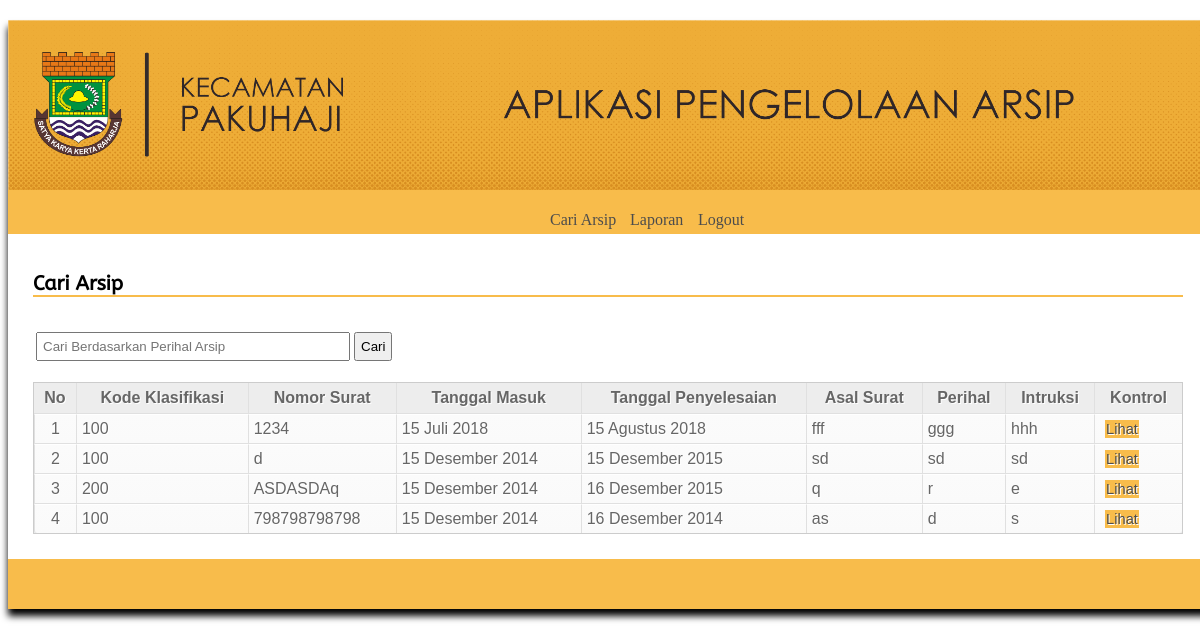
Screenshot of /media.php?module=carijudul (signed in) with the database file from the repository.
### tables this page shows
CREATE TABLE `arsip` (
  `id` int(3) NOT NULL,
  `kode` varchar(6) NOT NULL,
  `nosurat` varchar(30) NOT NULL,
  `tglmsk` date NOT NULL,
  `tglslsai` date NOT NULL,
  `asal` varchar(50) NOT NULL,
  `perihal` varchar(50) NOT NULL,
  `intruksi` varchar(50) NOT NULL,
  `keterangan` varchar(50) NOT NULL,
  `file` varchar(100) NOT NULL
);

### config/fungsi_indotgl.php (called while the page is built, shortened)
<?php
	function tgl_indo($tgl){
			$tanggal = substr($tgl,8,2);
			$bulan = getBulan(substr($tgl,5,2));
			$tahun = substr($tgl,0,4);
			return $tanggal.' '.$bulan.' '.$tahun;
	}
	function getBulan($bln){
				switch ($bln){
					case 7:
						return "Juli";
						break;
					case 8:
						return "Agustus";
						break;
					case 12:
						return "Desember";
						break;
				}
			}
?>

### modul/cari/carijudul.php (the view, shortened to what this page needs)
<?php
switch($_GET[act]){
	default:
echo"<form action='' method='POST'>
	<h1 class='head'>Cari Arsip</h1>
	<table class='tabelform'>
	<tr>
	<td><input class='input' name='cari' type='text' placeholder='Cari Berdasarkan Perihal Arsip'></td>&nbsp&nbsp
	<td><input type=submit value=Cari name='submit'></td>
	</tr>
	</table>";
	$input_cari = $_POST[cari];
	$cari = $_POST[submit];
	if($cari){
	if($input_cari != "") {
    $sql = mysql_query("select * from arsip where perihal like '%$input_cari%'") or die (mysql_error());
    } else {
    $sql = mysql_query("select * from arsip") or die (mysql_error());
    }
    } else {
    $sql = mysql_query("select * from arsip order by tglmsk DESC") or die (mysql_error());
    }
 $no=1;
 echo"</br><table class='tablestyle' cellspacing='0'>
	<thead>
  <tr>
    <th>No</th>
    <th>Kode Klasifikasi</th>
    <th>Nomor Surat</th>
	<th>Tanggal Masuk</th>
	<th>Tanggal Penyelesaian</th>
	<th>Asal Surat</th>
	<th>Perihal</th>
	<th>Intruksi</th>
	<th>Kontrol</th>
  </thead>
  </tr>";
    $cek = mysql_num_rows($sql);
   if($cek < 1) {
     echo"<tr><td colspan='8' align='center'>Data Tidak Ditemukan</td></tr>";
  }else{
   while ($b = mysql_fetch_array($sql)){
echo"
<tr>
  	<td>$no</td>
	<td>$b[kode]</td>
	</td>
	<td>$b[nosurat]</td>
	<td>".tgl_indo($b['tglmsk'])."</td>
	<td>".tgl_indo($b['tglslsai'])."</td>
	<td>$b[asal]</td>
	<td>$b[perihal]</td>
	<td>$b[intruksi]</td>
  <td>
	<span><a class='tombol kontrol hvrwarna' href='?module=carijudul&act=lihat&id=$b[nosurat]'>Lihat</a></span>
	</td>
	</tr>";
	$no++;
}} echo"</table></form>";
		break;
	}
	?>

### css/style.css (style rules this page uses)
body { background: url(../gambarku.jpg) no-repeat fixed; -webkit-background-size: 100% 100%; -moz-background-size: 100% 100%; -o-background-size: 100% 100%; background-size: 100% 100%; }
.tombol { background:#F8BC4B; color:#4c4c4c; padding:5px 10px; text-decoration:none; font-family:sans-serif; font-size:11pt; }
.input { width :300px; }
.head { font-family: 'ABeeZee-Regular'; font-size:20px; border-bottom:2px solid #F8BC4B; padding:0px; padding-left: 0px; color:#000000 ; }
.tabelform td { font-family: 'alef.regular'; font-size:13px; }
.tabelform input { color:#000000; padding:5px; }
.kontrol { padding: 1px; background: #F8BC4B; color: #4c4c4c; font-size:11pt; margin: 5px; }
.tablestyle { font-family: Arial, Helvetica, sans-serif; color: #666; width: 100%; text-shadow: 1px 1px 0px #fff; background: #eaebec; border: #ccc 1px solid; }
.tablestyle th { padding: 6px; text-align: center; border-left:1px solid #e0e0e0; border-bottom: 1px solid #e0e0e0; background: #ededed; }
.tablestyle th:first-child { border-left:none; }
.tablestyle td:first-child { text-align: center; }
.tablestyle td { padding: 5px; border-top: 1px solid #ffffff; border-bottom: 1px solid #e0e0e0; border-left: 1px solid #e0e0e0; background: #fafafa; background: -webkit-gradient(linear, left top, left bottom, from(#fbfbfb), to(#fafafa)); background: -moz-linear-gradient(top, #fbfbfb, #fafafa); }
.tablestyle tr:last-child td { border-bottom: 3px; }
.tablestyle tr:last-child td:first-child { -moz-border-radius-bottomleft: 3px; -webkit-border-bottom-left-radius: 3px; border-bottom-left-radius: 3px; }
.tablestyle tr:last-child td:last-child { -moz-border-radius-bottomright: 3px; -webkit-border-bottom-right-radius: 3px; border-bottom-right-radius: 3px; }

### rows the page displays
arsip: kode "100", nosurat "1234", tglmsk "15 Juli 2018", tglslsai "15 Agustus 2018", asal "fff", perihal "ggg", intruksi "hhh"
arsip: kode "100", nosurat "d", tglmsk "15 Desember 2014", tglslsai "15 Desember 2015", asal "sd", perihal "sd", intruksi "sd"
arsip: kode "200", nosurat "ASDASDAq", tglmsk "15 Desember 2014", tglslsai "16 Desember 2015", asal "q", perihal "r", intruksi "e"
arsip: kode "100", nosurat "798798798798", tglmsk "15 Desember 2014", tglslsai "16 Desember 2014", asal "as", perihal "d", intruksi "s"
